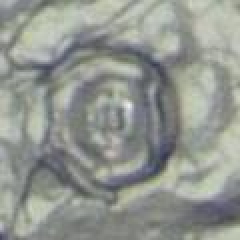
#> input picture .images/IntroductieDeepLearning/stoma.jpg, 120 x 120 px (shown 2 times larger)
$ python visualize_network.py   (older library calls are emulated)
#> lines starting #> are read from the running program, lines starting #| are printed output that depends on the picture; pictures that were not available may be replaced by others from this repository, and a replacement may not be noted
from PIL import Image, ImageDraw, ImageFont
import numpy as np
import math
import os

im_height = 250

image_dir = '../.images/IntroductieDeepLearning'
style_dir = '../.style'

font_location = os.path.join(style_dir, 'BebasNeue-Regular.ttf')

stoma_im = Image.open(os.path.join(image_dir, 'stoma.jpg'))
#> stoma_im is the input picture: PIL image 120x120 RGB; mean R, G, B 146.1, 150.1, 144.1
conv_layer_im = Image.open(os.path.join(image_dir, 'conv_layer.jpg'))
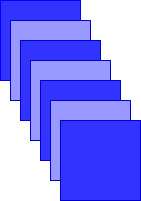
#> input picture .images/IntroductieDeepLearning/conv_layer.jpg, 141 x 201 px
#> conv_layer_im is the input picture: PIL image 141x201 RGB; mean R, G, B 130.6, 130.9, 252.4
tussen_layer_im = Image.open(os.path.join(image_dir, 'tussen_layer.jpg'))
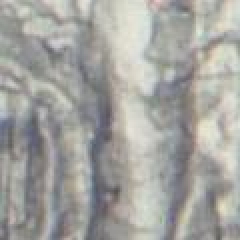
#> input picture .images/IntroductieDeepLearning/Chloris gayana_Burtt 6637_blad3-vlak2_2_3.jpg, 120 x 120 px, given in place of tussen_layer.jpg, which was not available (shown 2 times larger)
#> tussen_layer_im is the input picture: PIL image 120x120 RGB; mean R, G, B 164.1, 163.7, 159.6
ff_layer_im = Image.open(os.path.join(image_dir, 'feedforward_layer.jpg'))
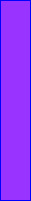
#> input picture .images/IntroductieDeepLearning/feedforward_layer.jpg, 31 x 201 px
#> ff_layer_im is the input picture: PIL image 31x201 RGB; mean R, G, B 141.5, 47.5, 254.6
last_layer_im = Image.open(os.path.join(image_dir, 'last_layer.jpg'))
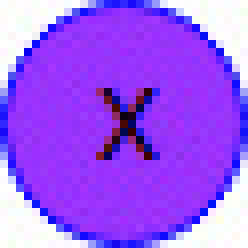
#> input picture .images/IntroductieDeepLearning/last_layer.jpg, 31 x 31 px (shown 8 times larger)
#> last_layer_im is the input picture: PIL image 31x31 RGB; mean R, G, B 158.8, 91.5, 245.7


# [15 lines left out: functions add_padding, resize_keep_ratio, not called in this run]


def preprocess_image(im):
    new_im = resize_keep_ratio(im, int(im_height * 0.7))
    return new_im


# [100 lines left out: functions calculate_point, get_layers_list, get_network_image, not called in this run]
